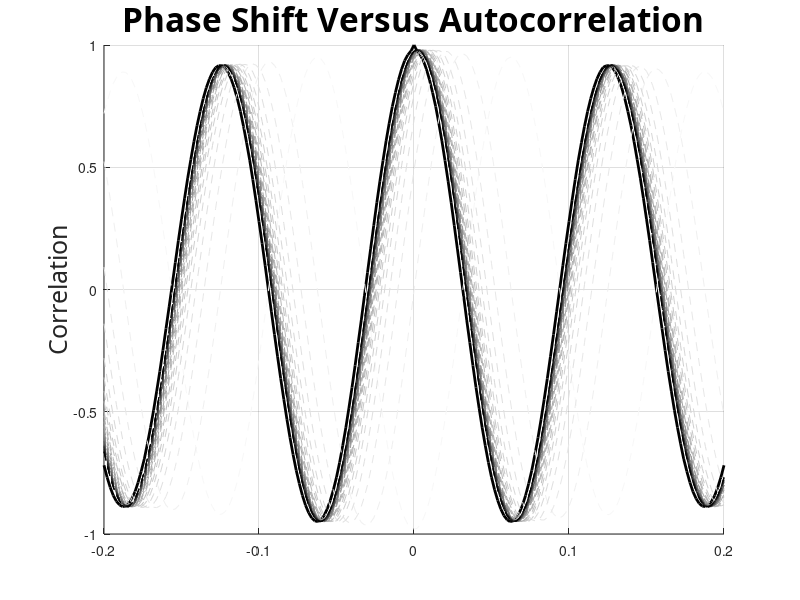

This figure's MATLAB source:
%% Diversion: The Wiener-Khinchin theorem
%Demonstrates how changing the phase shift alters the autocorrelation

%Default Font Modding
set(0,'defaulttextfontname','MinionPro-regular'); 
set(0,'defaulttextfontsize',16);

%Basic signal characteristics
Fs = 500; dt = 1./Fs;
t = [0 2]; tvec = t(1):dt:t(2)-dt;

%Signal 1
f1 = 8;
data1 = sin(2*pi*f1*tvec)+0.1*randn(size(tvec));

%Start of signal 2. Each signal will be shifted by pi/x. The larger the
%phase shift, the lighter the line on the plot.
f2 = 8;
figure;
hold on;
phases = 32;
cs = 1.0 / phases;
for ps = 0:phases    
    if (ps == 0)
        data2 = data1;
    else
        data2 = sin(2*pi*f2*tvec+pi/ps)+0.1*randn(size(tvec)); % phase-shifted version of data1
    end
    [ccf,lags] = xcorr(data1,data2,100,'coeff'); % now a cross-correlation
    lags = lags.*(1./Fs); % convert samples to time
    if (ps == 0)
        plot(lags,ccf,'color',[0 0 0],'linewidth',2);
    else
        plot(lags,ccf,'color',[cs*abs(ps-phases) cs*abs(ps-phases) cs*abs(ps-phases)],'linestyle','--');
    end
end
set(gca,'ylim',[-1 1]);
title('Phase Shift Versus Autocorrelation','fontname','MinionPro-bold','fontsize',24);
ylabel('Correlation','fontname','MinionPro-regular','fontsize',18);
hold off;
grid on;